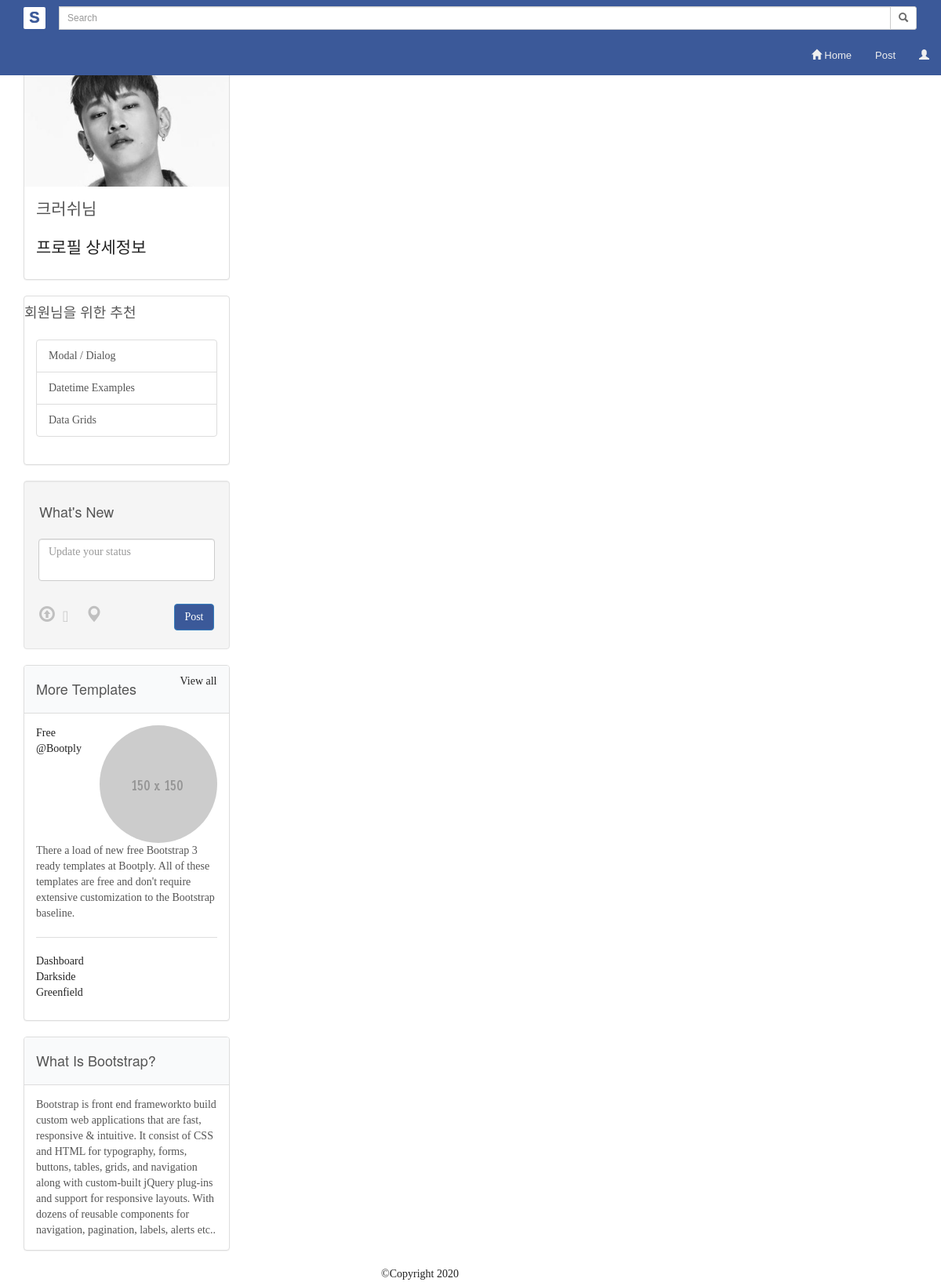
/search (signed in), run on the app's committed database.
### appname/models.py (models this page shows, shortened)
class CustomUser(AbstractUser):
    nickname = models.CharField(max_length=20)
    phone_number = models.CharField(max_length=20)
    profile_image = models.ImageField(upload_to='images/', blank=True)

### appname/views.py (the view)
# urls.py: path('search', appname.views.search, name='search'),
def search(request):
    posts = Post.objects.all().order_by('-id')
    users = CustomUser.objects.all()
    q = request.POST.get('q', "")
    if q:
        posts = posts.filter(writer__username__icontains=q)
        return render(request, 'appname/search.html', {'posts' : posts, 'q' : q, 'users' : users})
    else:
        return render(request, 'appname/search.html')

### appname/templates/appname/search.html (shortened to what this page needs)
{% extends 'appname/base.html' %}
{% block header %}
<header class="masthead text-center text-white">
  <br>
</header>
{% endblock %}
{% block content %}
{% load static %}
<div class="padding">
  <div class="full col-sm-9">
    <div class="row">
     <div class="col-sm-3">
        <div class="panel panel-default">
        <div class="panel-thumbnail">
          {% if user.profile_image %}
          <img src="{{ user.profile_image.url }}" class="img-responsive" width=350 height=200 alt="img">
          {% endif %}
        </div>
        <div class="panel-body">
          <p class="lead">{{user.nickname}}님</p>
          <a href="{% url 'profile' %}" class="lead">프로필 상세정보</p></a>
        </div>
        </div>
        <div class="panel panel-default">
        <h4>회원님을 위한 추천</h4>
          <div class="panel-body">
          <div class="list-group">
            <a href="http://usebootstrap.com/theme/facebook" class="list-group-item">Modal / Dialog</a>
            <a href="http://usebootstrap.com/theme/facebook" class="list-group-item">Datetime Examples</a>
            <a href="http://usebootstrap.com/theme/facebook" class="list-group-item">Data Grids</a>
          </div>
          </div>
        </div>
        <div class="well">
           <form class="form-horizontal" role="form">
          <h4>What's New</h4>
           <div class="form-group" style="padding:14px;">
            <textarea class="form-control" placeholder="Update your status"></textarea>
          </div>
          <button class="btn btn-primary pull-right" type="button">Post</button><ul class="list-inline"><li><a href=""><i class="glyphicon glyphicon-upload"></i></a></li><li><a href=""><i class="glyphicon glyphicon-camera"></i></a></li><li><a href=""><i class="glyphicon glyphicon-map-marker"></i></a></li></ul>
          </form>
        </div>
        <div class="panel panel-default">
         <div class="panel-heading"><a href="#" class="pull-right">View all</a> <h4>More Templates</h4></div>
          <div class="panel-body">
          <img src="assets/img/150x150.gif" class="img-circle pull-right"> <a href="#">Free @Bootply</a>
          There a load of new free Bootstrap 3
ready templates at Bootply. All of these templates are free and don't
require extensive customization to the Bootstrap baseline.
          <hr>
          <ul class="list-unstyled"><li><a href="http://usebootstrap.com/theme/facebook">Dashboard</a></li><li><a href="http://usebootstrap.com/theme/facebook">Darkside</a></li><li><a href="http://usebootstrap.com/theme/facebook">Greenfield</a></li></ul>
          </div>
        </div>
        <div class="panel panel-default">
        <div class="panel-heading"><h4>What Is Bootstrap?</h4></div>
        <div class="panel-body">
          Bootstrap is front end frameworkto
build custom web applications that are fast, responsive &amp; intuitive.
It consist of CSS and HTML for typography, forms, buttons, tables,
grids, and navigation along with custom-built jQuery plug-ins and
support for responsive layouts. With dozens of reusable components for
navigation, pagination, labels, alerts etc..                          </div>
        </div>
      </div>
</div>
</div>
</div>
{% endblock %}

### appname/static/appname/css/facebook.css (style rules this page uses)
html, body { height: 100%; font-family:verdana,arial,sans-serif; color:#555555; }
a { color:#222222; }
hr { border-color:#dedede; }
.wrapper, .row { height: 100%; margin-left:0; margin-right:0; }
.full { padding-top:70px; }
.btn-primary,.label-primary,.list-group-item.active, .list-group-item.active:hover, .list-group-item.active:focus { background-color:#3B5999; color:#fffffe; }
.panel textarea, .well textarea, textarea.form-control { resize: none; }
.panel-default .panel-heading { background-color:#f9fafb; color:#555555; }
.col-sm-9.full { width: 100%; }
.modal-footer i, .well i { font-size:20px; color:#c0c0c0; }

### data on the page
CustomUser: profile_image (picture), nickname "크러쉬"
